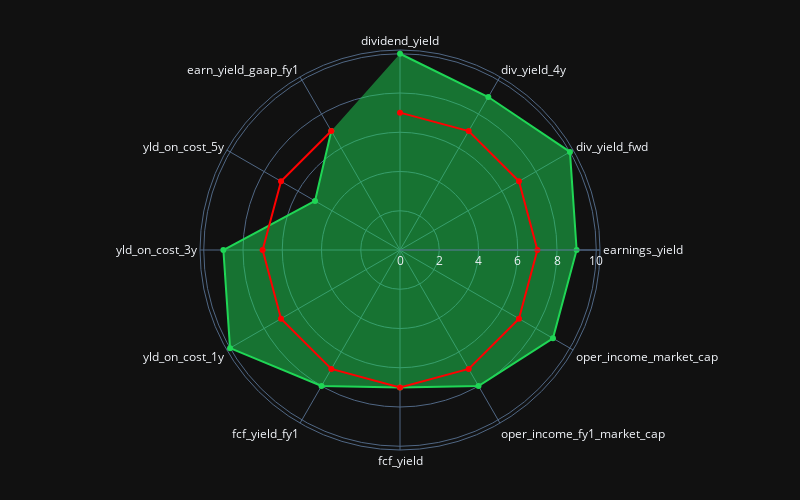

The notebook cell this image was saved under:
### Code cell
# @st.cache
def create_radar_plot(df_orig: pd.DataFrame, field='', value="grade"):
    """
    Dividend safety \n
    Dividend growth \n
    Dividend yield \n
    Dividend history \n
    Earnings \n
    Valuation \n
    Growth \n
    Profitability \n
    Wallstreet rating
    """

    if field!='':
        df = df_orig.loc[df_orig['field']==field].copy()
    else:
        df = df_orig.copy()

    fig = go.Figure()

    fig.add_trace(
        go.Scatterpolar(
            r=df[value],  # Radial coordinates of each point
            theta=df.index,  # Angular coordinates of each point
            fill="toself",  # Fill the area between the line and the radial axis
            name=value,
            # hovertemplate=[
            #     f'{i}: {df.at[i, "ticker"]:.2%}' for i in df.index
            # ],  # Show ticker on hover
            marker=dict(color="#1fd655"),  # Change color of the plot
        )
    )

    r = np.ones(len(df.index))
    if value=='grade':
        r = r*7

    fig.add_trace(
        go.Scatterpolar(
            r=r,
            theta=df.index,
            name=value,
            # hovertemplate=[
            #     f'{i}: {df.at[i, "sector"]:.2%}' for i in df.index
            # ],  # Show sector on hover
            marker=dict(color="red"),  # Change color of the plot
        )
    )

    # Define the layout of the plot
    fig.update_layout(
        polar=dict(
            radialaxis=dict(visible=True),
            angularaxis=dict(
                direction="clockwise"
            ),  # Set the direction of the angular axis
        ),
        showlegend=False,
        width=800,
        height=500,
        margin=dict(l=200, r=200, t=20, b=20),
    )
    fig.for_each_trace(lambda t: t.update(hoveron="points"))

    fig.show()
    return fig


grades_radar_plot = create_radar_plot(seeking_alpha_df, value="grade", field='Dividend yield')

### Figure 1 — Plotly figure (JSON) as saved in the notebook; plotly's stock layout.template omitted (floating-point values rounded to 4 significant figures)
{"data": [{"fill": "toself", "hoveron": "points", "marker": {"color": "#1fd655"}, "name": "grade", "r": [10, 9, 10, 9, 9, 8, 7, 8, 10, 9, 5, 7], "theta": ["dividend_yield", "div_yield_4y", "div_yield_fwd", "earnings_yield", "oper_income_market_cap", "oper_income_fy1_market_cap", "fcf_yield", "fcf_yield_fy1", "yld_on_cost_1y", "yld_on_cost_3y", "yld_on_cost_5y", "earn_yield_gaap_fy1"], "type": "scatterpolar"}, {"hoveron": "points", "marker": {"color": "red"}, "name": "grade", "r": [7, 7, 7, 7, 7, 7, 7, 7, 7, 7, 7, 7], "theta": ["dividend_yield", "div_yield_4y", "div_yield_fwd", "earnings_yield", "oper_income_market_cap", "oper_income_fy1_market_cap", "fcf_yield", "fcf_yield_fy1", "yld_on_cost_1y", "yld_on_cost_3y", "yld_on_cost_5y", "earn_yield_gaap_fy1"], "type": "scatterpolar"}], "layout": {"height": 500, "margin": {"b": 20, "l": 200, "r": 200, "t": 20}, "polar": {"angularaxis": {"direction": "clockwise"}, "radialaxis": {"visible": true}}, "showlegend": false, "width": 800}}
